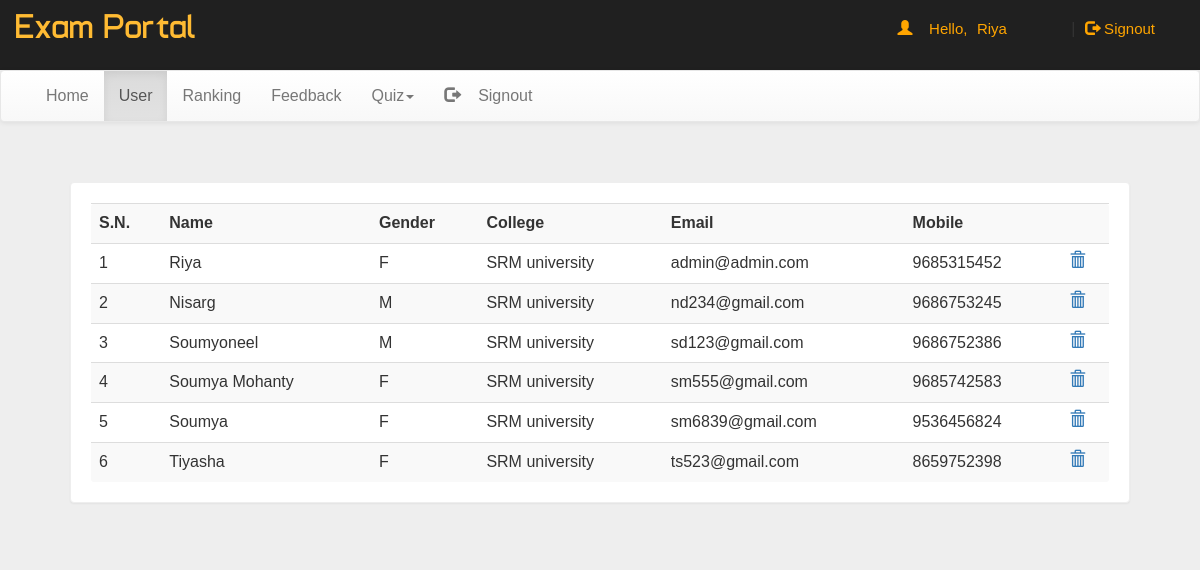
/dash.php?q=1 (signed in), run on the app's committed database.
### tables this page shows
CREATE TABLE `user` (
  `name` varchar(50) NOT NULL,
  `gender` varchar(5) NOT NULL,
  `college` varchar(100) NOT NULL,
  `email` varchar(50) NOT NULL,
  `mob` bigint(20) NOT NULL,
  `password` varchar(50) NOT NULL
);

### dash.php (the view, shortened to what this page needs)
<!DOCTYPE html PUBLIC "-//W3C//DTD XHTML 1.0 Transitional//EN" "http://www.w3.org/TR/xhtml1/DTD/xhtml1-transitional.dtd">
<html xmlns="http://www.w3.org/1999/xhtml">
<head>
<link  rel="stylesheet" href="css/bootstrap.min.css"/>
 <link  rel="stylesheet" href="css/bootstrap-theme.min.css"/>
 <link rel="stylesheet" href="css/main.css">
 <link  rel="stylesheet" href="css/font.css">
</head>
<body  style="background:#eee;">
<div class="header">
<div class="row">
<div class="col-lg-6">
<span class="logo">Exam Portal</span></div>
<?php
 include_once 'dbConnection.php';
  if(!(isset($_SESSION['email']))){
header("location:index.php");
}
else
{
$name = $_SESSION['name'];;
echo '<span class="pull-right top title1" ><span class="log1"><span class="glyphicon glyphicon-user" aria-hidden="true"></span>&nbsp;&nbsp;&nbsp;&nbsp;Hello,</span> <a href="account.php" class="log log1">'.$name.'</a>&nbsp;|&nbsp;<a href="logout.php?q=account.php" class="log"><span class="glyphicon glyphicon-log-out" aria-hidden="true"></span>&nbsp;Signout</button></a></span>';
}?>
</div></div>
<nav class="navbar navbar-default title1">
  <div class="container-fluid">
    <div class="collapse navbar-collapse" id="bs-example-navbar-collapse-1">
      <ul class="nav navbar-nav">
        <li <?php if(@$_GET['q']==0) echo'class="active"'; ?>><a href="dash.php?q=0">Home<span class="sr-only">(current)</span></a></li>
        <li <?php if(@$_GET['q']==1) echo'class="active"'; ?>><a href="dash.php?q=1">User</a></li>
		<li <?php if(@$_GET['q']==2) echo'class="active"'; ?>><a href="dash.php?q=2">Ranking</a></li>
		<li <?php if(@$_GET['q']==3) echo'class="active"'; ?>><a href="dash.php?q=3">Feedback</a></li>
        <li class="dropdown <?php if(@$_GET['q']==4 || @$_GET['q']==5) echo'active"'; ?>">
          <a href="#" class="dropdown-toggle" data-toggle="dropdown" role="button" aria-haspopup="true" aria-expanded="false">Quiz<span class="caret"></span></a>
        </li><li class="pull-right"> <a href="logout.php?q=account.php"><span class="glyphicon glyphicon-log-out" aria-hidden="true"></span>&nbsp;&nbsp;&nbsp;&nbsp;Signout</a></li>
      </ul>
          </div>
  </div>
</nav>
<div class="container">
<div class="row">
<div class="col-md-12">
<?php if(@$_GET['q']==1) {
$result = mysqli_query($con,"SELECT * FROM user") or die('Error');
echo  '<div class="panel"><div class="table-responsive"><table class="table table-striped title1">
<tr><td><b>S.N.</b></td><td><b>Name</b></td><td><b>Gender</b></td><td><b>College</b></td><td><b>Email</b></td><td><b>Mobile</b></td><td></td></tr>';
$c=1;
while($row = mysqli_fetch_array($result)) {
	$name = $row['name'];
	$mob = $row['mob'];
	$gender = $row['gender'];
    $email = $row['email'];
	$college = $row['college'];
	echo '<tr><td>'.$c++.'</td><td>'.$name.'</td><td>'.$gender.'</td><td>'.$college.'</td><td>'.$email.'</td><td>'.$mob.'</td>
	<td><a title="Delete User" href="update.php?demail='.$email.'"><b><span class="glyphicon glyphicon-trash" aria-hidden="true"></span></b></a></td></tr>';
}
echo '</table></div></div>';
}?>
</div>
</div></div>
</body>
</html>

### CSS/main.css (style rules this page uses)
body { overflow-x:hidden; width:100%; font: 15px "Century Gothic", "Times Roman", sans-serif; background:#eee; min-height:550px; background-attachment:fixed; }
.panel { border-color:#eee; margin:40px; padding:20px; font: 15px "Century Gothic", "Times Roman", sans-serif; }
.header { background:#202020; height:70px; }
.logo { font-family:'typo'; font-size:35px; color:#ffbb33; margin:15px; }
.title1 { font: 16px "Century Gothic", "Times Roman", sans-serif; }
.top { margin-top:20px; }
.log1 { font: 15px 'Ubuntu', sans-serif; color:orange; margin-left:10px; }
.log { margin:10px; margin-right:60px; margin-left:5px; color:orange; text-decoration:none; font-size:20px; font-size:15px; }

### data on the page
user: name "Riya", gender "F", college "SRM university", email "admin@admin.com", mob "9685315452"
user: name "Nisarg", gender "M", college "SRM university", email "nd234@gmail.com", mob "9686753245"
user: name "Soumyoneel", gender "M", college "SRM university", email "sd123@gmail.com", mob "9686752386"
user: name "Soumya Mohanty", gender "F", college "SRM university", email "sm555@gmail.com", mob "9685742583"
user: name "Soumya", gender "F", college "SRM university", email "sm6839@gmail.com", mob "9536456824"
user: name "Tiyasha", gender "F", college "SRM university", email "ts523@gmail.com", mob "8659752398"

### other printed values
$name "Riya"
